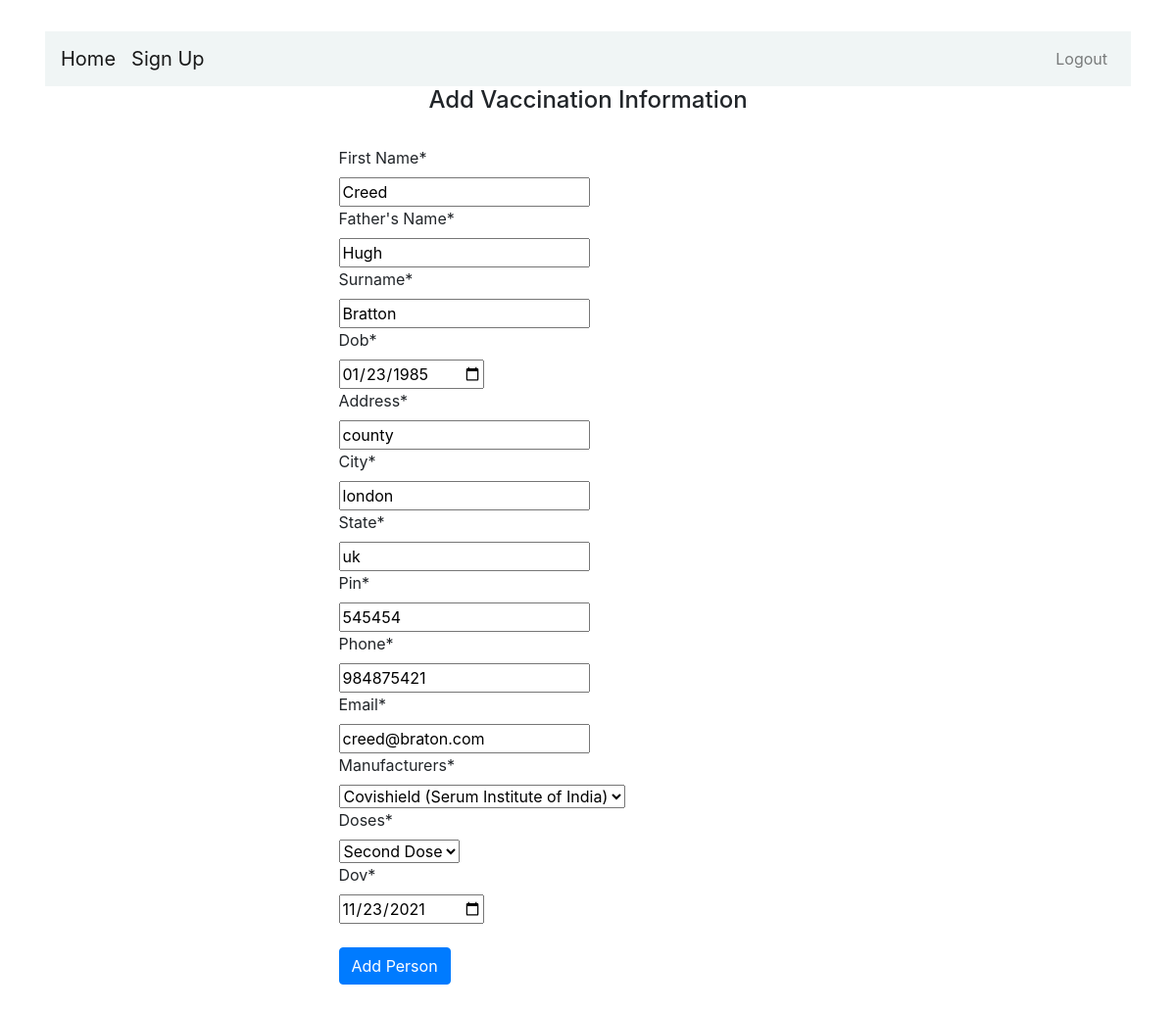
Page /update-details/6/ (signed in) on the committed database.
### portal/models.py (models this page shows, shortened)
class Person(models.Model):
    manufacturers = [
        ('Covaxin', 'Covaxin (Bharat Biotech)'),
        ('Covishield', 'Covishield (Serum Institute of India)'),
        ('Sputnik', 'Sputnik V'),
    ]
    doses = [
        ('1st', 'First Dose'),
        ('2nd', 'Second Dose'),
    ]
    name = models.CharField(max_length=500, verbose_name='First Name')
    fname = models.CharField(max_length=500, verbose_name="Father's Name")
    lname = models.CharField(max_length=500, verbose_name="Surname")
    dob = models.DateField(auto_now_add=False, verbose_name='Date of Birth')
    address = models.CharField(max_length=500)
    city = models.CharField(max_length=50)
    state = models.CharField(max_length=50)
    pin = models.CharField(max_length=50)
    phone = models.IntegerField()
    email = models.EmailField(max_length=254)
    manufacturers = models.CharField(max_length=50, choices=manufacturers)
    doses = models.CharField(max_length=50, choices=doses)
    dov = models.DateField(auto_now_add=False, verbose_name='Date of Vaccination')

### portal/views.py (the view)
# urls.py: path('update-details/<str:pk>/', views.update_view, name='update-details'),
def update_view(request, pk):
    context = {}
    obj = get_object_or_404(Person, id=pk)
    form = PersonForm(request.POST or None, instance=obj)
    if form.is_valid():
        form.save()
        return redirect('dashboard')
    context['person_object'] = form
    return render(request, 'add-vaccine-details.html', context)

### portal/forms.py
class PersonForm(forms.ModelForm):
    dob = fields.DateField(widget=forms.widgets.DateInput(attrs={'type': 'date'}))
    dov = fields.DateField(widget=forms.widgets.DateInput(attrs={'type': 'date'}))
    class Meta:
        model = Person
        fields = '__all__'

### portal/templates/add-vaccine-details.html (shortened to what this page needs)
{% extends 'base.html' %}
{% block content %}
    {% if user.is_authenticated %}
      {% load crispy_forms_tags %}
        <div class="col-lg-12 student">
        <div class="container">
        <div class="row">
        <div class="col-lg-12 text-center">
        <h4>Add Vaccination Information</h4> <br>
        </div>
        <div class="col-lg-6 mx-auto forms">
        <form action="." method="post">
        {{person_object|crispy}}
        <br>
        <button class="btn btn-primary" type="submit">Add Person</button>
        </form>
        </div>
        </div>
        </div>
        </div>
    {% else %}
            <a class="btn btn-primary btn-lg" href="{% url 'login' %}" role="button">Log In</a>
            <p>You are not logged in</p>
            <a href="{% url 'login' %}">Log In</a>
    {% endif %}
{% endblock %}

### rows in the picture
Person: name "Creed", fname "Hugh", lname "Bratton", dob "01/23/1985", address "county", city "london", state "uk", pin "545454", phone "984875421", email "creed@braton.com", manufacturers "Covishield (Serum Institute of India)", doses "Second Dose", dov "11/23/2021"
